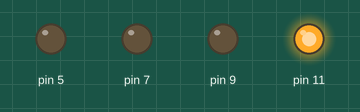
A sketch run on a simulated Arduino Uno, built with avr-gcc and run on an emulated ATmega328P. On the bench: output pins drawn as LEDs (lit = HIGH). Pins used as bus, display or sensor lines are not drawn.

Above: at 0.1 s.
Timing chart, 0 to 1.6 s (numbered marks = the images above):
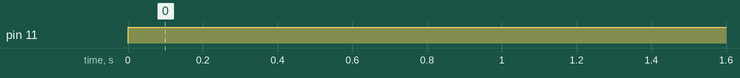

Measured:
- by itself, pin 11: LOW → HIGH at 0.00 s

The sketch:

stoplight.ino
```cpp
enum State {
  trafficFlow,
  trafficStop,
  pedGo,
  pedStop,
};

void setup() {
  Serial.begin(9600);

}

unsigned long time = 0;
const unsigned long delta = 3041;
unsigned long nextStep = 0;
const unsigned long greenTime = 9000;
const unsigned long yellowTime = 3000;
const unsigned long redTime = 9000;
const unsigned long pedGoTime = 5000;
const unsigned long pedStopTime = 4000;
State trafficState = trafficFlow;
bool redLight;
bool yellowLight;
bool greenLight;
bool walk;
bool dontWalk;

State nextState (State s) {

  switch(s) {

    case trafficFlow: {
      redLight = 0;
      yellowLight = 0;
      greenLight = 1;
      walk = 0;
      dontWalk = 0;
      time = millis();
      if (time > nextStep) {
        dontWalk = !dontWalk;
        nextStep += delta;
      }
      if (time > greenTime) {
        s = trafficStop;
      }
      else s = trafficFlow;
      break;
    }

    case trafficStop: {
      redLight = 0;
      yellowLight = 1;
      greenLight = 0;
      walk = 0;
      dontWalk = 0;
      time = millis();
      if (time > nextStep) {
        dontWalk = !dontWalk;
        nextStep += delta;
      }

      if (time > yellowTime) {
        s = pedGo;
      }
      else s = trafficStop;
      break;
    }

    case pedGo: {
      redLight = 1;
      yellowLight = 0;
      greenLight = 0;
      walk = 1;
      dontWalk = 0;
      time = millis();
      if (time > pedGoTime) {
        s = pedStop;
      }
      else s = pedGo;
      break;
    }

    case pedStop: {
      redLight = 1;
      yellowLight = 0;
      greenLight = 0;
      walk = 0;
      dontWalk = 0;
      time = millis();
      if (time > nextStep) {
        dontWalk = !dontWalk;
        nextStep += delta;
      }

      if (time > pedStopTime) {
        s = trafficFlow;
      }
      else s = pedStopTime;
      break;
  }
  return s;
}
}


void loop() {
  nextState(trafficState);
  output(trafficState);
}

void output(State s) {
      pinMode(3,OUTPUT);
      digitalWrite(3,dontWalk);
      pinMode(5,OUTPUT);
      digitalWrite(5,walk);
      pinMode(7,OUTPUT);
      digitalWrite(7,redLight);
      pinMode(9,OUTPUT);
      digitalWrite(9,yellowLight);
      pinMode(11,OUTPUT);
      digitalWrite(11,greenLight);
}
```
